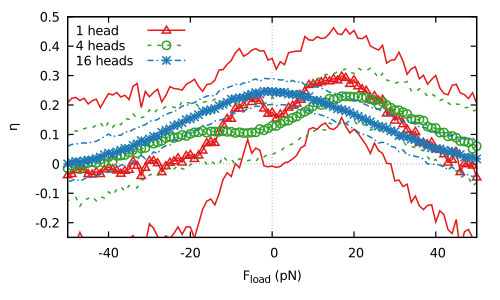

gnuplot code for this plot:
#!/usr/bin/gnuplot
set term pdfcairo enhanced linewidth 1.75 font ",14"
set output "chemical_cycle_1head.pdf"

load "Data/my.pal"

set xlabel "F_{load} (pN)"
set ylabel "{/Symbol h}"

set key top left Left

set xzeroaxis
set yzeroaxis

plot [-50:50][-0.25:0.5] \
      "Data/F_q_zoom_1head.dat" u (-$1):(($4+$5)/$4):(sqrt($6**2/$4**4*$5**2+$7**2/$4**2)) w linespoints ls 8 lw 1.25 dashtype 1 title "1 head" \
    , "Data/F_q_zoom_1head.dat" u (-$1):(($4+$5)/$4+sqrt($6**2/$4**4*$5**2+$7**2/$4**2)) w lines ls 8 lw 1.25 dashtype 1 notitle \
    , "Data/F_q_zoom_1head.dat" u (-$1):(($4+$5)/$4-sqrt($6**2/$4**4*$5**2+$7**2/$4**2)) w lines ls 8 lw 1.25 dashtype 1 notitle \
    , "Data/F_q_zoom_4heads.dat" u (-$1):(($4+$5)/$4):(sqrt($6**2/$4**4*$5**2+$7**2/$4**2)) w linespoints ls 6 lw 1.25 dashtype 2 title "4 heads" \
    , "Data/F_q_zoom_4heads.dat" u (-$1):(($4+$5)/$4+sqrt($6**2/$4**4*$5**2+$7**2/$4**2)) w lines ls 6 lw 1.25 dashtype 2 notitle \
    , "Data/F_q_zoom_4heads.dat" u (-$1):(($4+$5)/$4-sqrt($6**2/$4**4*$5**2+$7**2/$4**2)) w lines ls 6 lw 1.25 dashtype 2 notitle \
    , "Data/F_q_zoom_16heads.dat" u (-$1):(($4+$5)/$4):(sqrt($6**2/$4**4*$5**2+$7**2/$4**2)) w linespoints ls 3 lw 1.25 dashtype 4 title "16 heads" \
    , "Data/F_q_zoom_16heads.dat" u (-$1):(($4+$5)/$4+sqrt($6**2/$4**4*$5**2+$7**2/$4**2)) w lines ls 3 lw 1.25 dashtype 4 notitle \
    , "Data/F_q_zoom_16heads.dat" u (-$1):(($4+$5)/$4-sqrt($6**2/$4**4*$5**2+$7**2/$4**2)) w lines ls 3 lw 1.25 dashtype 4 notitle \

#    , "Data/F_q_2heads.dat" u (-$1):(($4+$5)/$4):(sqrt($6**2/$4**4*$5**2+$7**2/$4**2)) w linespoints ls 3 lw 1.25 dashtype 2 title "2 heads" \
#    , "Data/F_q_2heads.dat" u (-$1):(($4+$5)/$4+sqrt($6**2/$4**4*$5**2+$7**2/$4**2)) w lines ls 3 lw 1.25 dashtype 2 notitle \
#    , "Data/F_q_2heads.dat" u (-$1):(($4+$5)/$4-sqrt($6**2/$4**4*$5**2+$7**2/$4**2)) w lines ls 3 lw 1.25 dashtype 2 notitle \

#    , "Data/F_q_8heads.dat" u (-$1):(($4+$5)/$4):(sqrt($6**2/$4**4*$5**2+$7**2/$4**2)) w linespoints ls 8 lw 1.25 dashtype 5 title "8 heads" \
#    , "Data/F_q_8heads.dat" u (-$1):(($4+$5)/$4+sqrt($6**2/$4**4*$5**2+$7**2/$4**2)) w lines ls 8 lw 1.25 dashtype 5 notitle \
#    , "Data/F_q_8heads.dat" u (-$1):(($4+$5)/$4-sqrt($6**2/$4**4*$5**2+$7**2/$4**2)) w lines ls 8 lw 1.25 dashtype 5 notitle \
